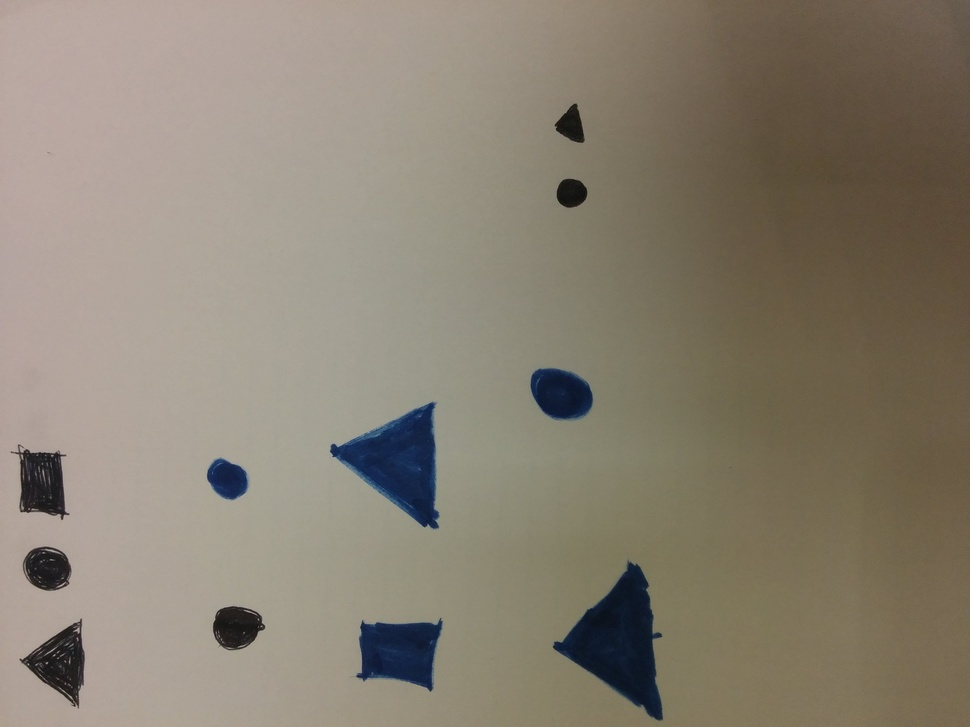
#> input picture ocr/blob copy.jpg, 970 x 727 px, shrunk from 3264 x 2448 before the run
$ python -i cropmarkup.py   (imports and definitions only)   (Python 2 division)
#> lines starting #> are read from the running program, lines starting #| are printed output that depends on the picture
from PIL import Image
import uuid
"""
beginning and end are keypoints and imagePath is the name/path of the image
For easy processing of sidebar
"""
def getMarkupTab(imagePath):
    #fallback
#> called with imagePath = 'blob copy.jpg'
    marginSize = 200
    image = imagePath
    original = Image.open(image)
#> original is the input picture: PIL image 970x727 RGB; mean R, G, B 138, 129.1, 114.2
    width,height = original.size
#> width = 970; height = 727
    left = 0
    top = 0
    rgb  =  original.convert('RGB')
    for x in range(0,width/3):
        r,g,b = rgb.getpixel((x,0))
        if (g < 145):
            marginSize = x
#> this loop made 323 passes
#> (r, g, b) on passes 1 to 3: (179, 158, 157), (179, 158, 157), (179, 158, 157)
    if width< marginSize:
        marginSize = width
    print marginSize
    right = marginSize
    bottom = height
#> bottom = 727
    cropped_example = original.crop((left,top, right, bottom))
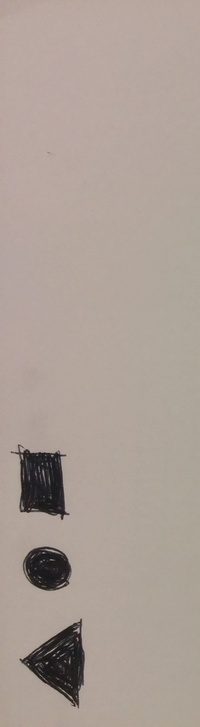
#> cropped_example: PIL image 200x727 RGB; mean R, G, B 171.9, 158.9, 150.6
    tempFileName = "static/temp/"+str(uuid.uuid4()) +".jpg"
    cropped_example.save(tempFileName)
    # cropped_example.show()
    return tempFileName

>>> result = getMarkupTab('blob copy.jpg')
